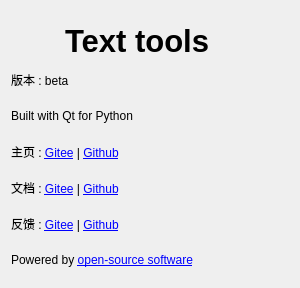
<?xml version="1.0" encoding="UTF-8"?>
<ui version="4.0">
 <class>Form</class>
 <widget class="QWidget" name="Form">
  <property name="geometry">
   <rect>
    <x>0</x>
    <y>0</y>
    <width>300</width>
    <height>288</height>
   </rect>
  </property>
  <property name="sizePolicy">
   <sizepolicy hsizetype="Fixed" vsizetype="Fixed">
    <horstretch>0</horstretch>
    <verstretch>0</verstretch>
   </sizepolicy>
  </property>
  <property name="minimumSize">
   <size>
    <width>0</width>
    <height>0</height>
   </size>
  </property>
  <property name="maximumSize">
   <size>
    <width>3045</width>
    <height>4000</height>
   </size>
  </property>
  <property name="windowTitle">
   <string>Text Tools - 关于</string>
  </property>
  <property name="windowIcon">
   <iconset>
    <normaloff>src/img/QIcon.png</normaloff>src/img/QIcon.png</iconset>
  </property>
  <property name="styleSheet">
   <string notr="true"/>
  </property>
  <layout class="QVBoxLayout" name="verticalLayout">
   <item>
    <layout class="QHBoxLayout" name="horizontalLayout_4">
     <item>
      <widget class="QLabel" name="label">
       <property name="minimumSize">
        <size>
         <width>48</width>
         <height>48</height>
        </size>
       </property>
       <property name="maximumSize">
        <size>
         <width>48</width>
         <height>48</height>
        </size>
       </property>
       <property name="text">
        <string/>
       </property>
       <property name="pixmap">
        <pixmap>src/img/QIcon.png</pixmap>
       </property>
       <property name="scaledContents">
        <bool>true</bool>
       </property>
      </widget>
     </item>
     <item>
      <widget class="QLabel" name="label_2">
       <property name="minimumSize">
        <size>
         <width>0</width>
         <height>48</height>
        </size>
       </property>
       <property name="maximumSize">
        <size>
         <width>16777215</width>
         <height>47</height>
        </size>
       </property>
       <property name="font">
        <font>
         <pointsize>23</pointsize>
         <weight>75</weight>
         <bold>true</bold>
        </font>
       </property>
       <property name="text">
        <string>Text tools</string>
       </property>
       <property name="alignment">
        <set>Qt::AlignBottom|Qt::AlignLeading|Qt::AlignLeft</set>
       </property>
      </widget>
     </item>
     <item>
      <spacer name="horizontalSpacer_5">
       <property name="orientation">
        <enum>Qt::Horizontal</enum>
       </property>
       <property name="sizeHint" stdset="0">
        <size>
         <width>13</width>
         <height>38</height>
        </size>
       </property>
      </spacer>
     </item>
    </layout>
   </item>
   <item>
    <widget class="QLabel" name="label_version">
     <property name="minimumSize">
      <size>
       <width>0</width>
       <height>30</height>
      </size>
     </property>
     <property name="maximumSize">
      <size>
       <width>16777215</width>
       <height>30</height>
      </size>
     </property>
     <property name="text">
      <string>版本 : beta</string>
     </property>
    </widget>
   </item>
   <item>
    <layout class="QHBoxLayout" name="horizontalLayout">
     <item>
      <widget class="QLabel" name="label_3">
       <property name="minimumSize">
        <size>
         <width>0</width>
         <height>30</height>
        </size>
       </property>
       <property name="maximumSize">
        <size>
         <width>16777215</width>
         <height>30</height>
        </size>
       </property>
       <property name="text">
        <string>Built with Qt for Python</string>
       </property>
      </widget>
     </item>
     <item>
      <widget class="QLabel" name="label_5">
       <property name="sizePolicy">
        <sizepolicy hsizetype="Preferred" vsizetype="Preferred">
         <horstretch>0</horstretch>
         <verstretch>30</verstretch>
        </sizepolicy>
       </property>
       <property name="minimumSize">
        <size>
         <width>30</width>
         <height>30</height>
        </size>
       </property>
       <property name="maximumSize">
        <size>
         <width>30</width>
         <height>30</height>
        </size>
       </property>
       <property name="text">
        <string/>
       </property>
       <property name="pixmap">
        <pixmap>src/img/Qt_for_Python.png</pixmap>
       </property>
       <property name="scaledContents">
        <bool>true</bool>
       </property>
      </widget>
     </item>
     <item>
      <spacer name="horizontalSpacer">
       <property name="orientation">
        <enum>Qt::Horizontal</enum>
       </property>
       <property name="sizeHint" stdset="0">
        <size>
         <width>40</width>
         <height>20</height>
        </size>
       </property>
      </spacer>
     </item>
    </layout>
   </item>
   <item>
    <widget class="QLabel" name="label_homePage">
     <property name="minimumSize">
      <size>
       <width>0</width>
       <height>30</height>
      </size>
     </property>
     <property name="maximumSize">
      <size>
       <width>16777215</width>
       <height>30</height>
      </size>
     </property>
     <property name="styleSheet">
      <string notr="true"/>
     </property>
     <property name="text">
      <string>主页 : &lt;a href=&quot;https://gitee.com/casuallyName/text-tools&quot;&gt;Gitee&lt;/a&gt; | &lt;a href=&quot;https://github.com/casuallyName/text-tools&quot;&gt;Github&lt;/a&gt;</string>
     </property>
     <property name="openExternalLinks">
      <bool>true</bool>
     </property>
    </widget>
   </item>
   <item>
    <widget class="QLabel" name="label_DocumentPage">
     <property name="minimumSize">
      <size>
       <width>0</width>
       <height>30</height>
      </size>
     </property>
     <property name="maximumSize">
      <size>
       <width>16777215</width>
       <height>30</height>
      </size>
     </property>
     <property name="styleSheet">
      <string notr="true"/>
     </property>
     <property name="text">
      <string>文档 : &lt;a href=&quot;https://gitee.com/casuallyName/text-tools/wikis/Home&quot;&gt;Gitee&lt;/a&gt; | &lt;a href=&quot;https://github.com/casuallyName/text-tools/wiki&quot;&gt;Github&lt;/a&gt;
</string>
     </property>
     <property name="openExternalLinks">
      <bool>true</bool>
     </property>
    </widget>
   </item>
   <item>
    <widget class="QLabel" name="label_issuesPage">
     <property name="minimumSize">
      <size>
       <width>0</width>
       <height>30</height>
      </size>
     </property>
     <property name="maximumSize">
      <size>
       <width>16777215</width>
       <height>30</height>
      </size>
     </property>
     <property name="styleSheet">
      <string notr="true"/>
     </property>
     <property name="text">
      <string>反馈 : &lt;a href=&quot;https://gitee.com/casuallyName/text-tools/issues&quot;&gt;Gitee&lt;/a&gt; | &lt;a href=&quot;https://github.com/casuallyName/text-tools/issues&quot;&gt;Github&lt;/a&gt;</string>
     </property>
     <property name="openExternalLinks">
      <bool>true</bool>
     </property>
    </widget>
   </item>
   <item>
    <layout class="QHBoxLayout" name="horizontalLayout_2">
     <item>
      <widget class="QLabel" name="label_open_source_software">
       <property name="minimumSize">
        <size>
         <width>0</width>
         <height>30</height>
        </size>
       </property>
       <property name="maximumSize">
        <size>
         <width>16777215</width>
         <height>30</height>
        </size>
       </property>
       <property name="styleSheet">
        <string notr="true"/>
       </property>
       <property name="text">
        <string>Powered by &lt;a href='a'&gt;open-source software&lt;/a&gt;</string>
       </property>
      </widget>
     </item>
     <item>
      <spacer name="horizontalSpacer_2">
       <property name="orientation">
        <enum>Qt::Horizontal</enum>
       </property>
       <property name="sizeHint" stdset="0">
        <size>
         <width>40</width>
         <height>20</height>
        </size>
       </property>
      </spacer>
     </item>
    </layout>
   </item>
  </layout>
 </widget>
 <resources/>
 <connections/>
</ui>
